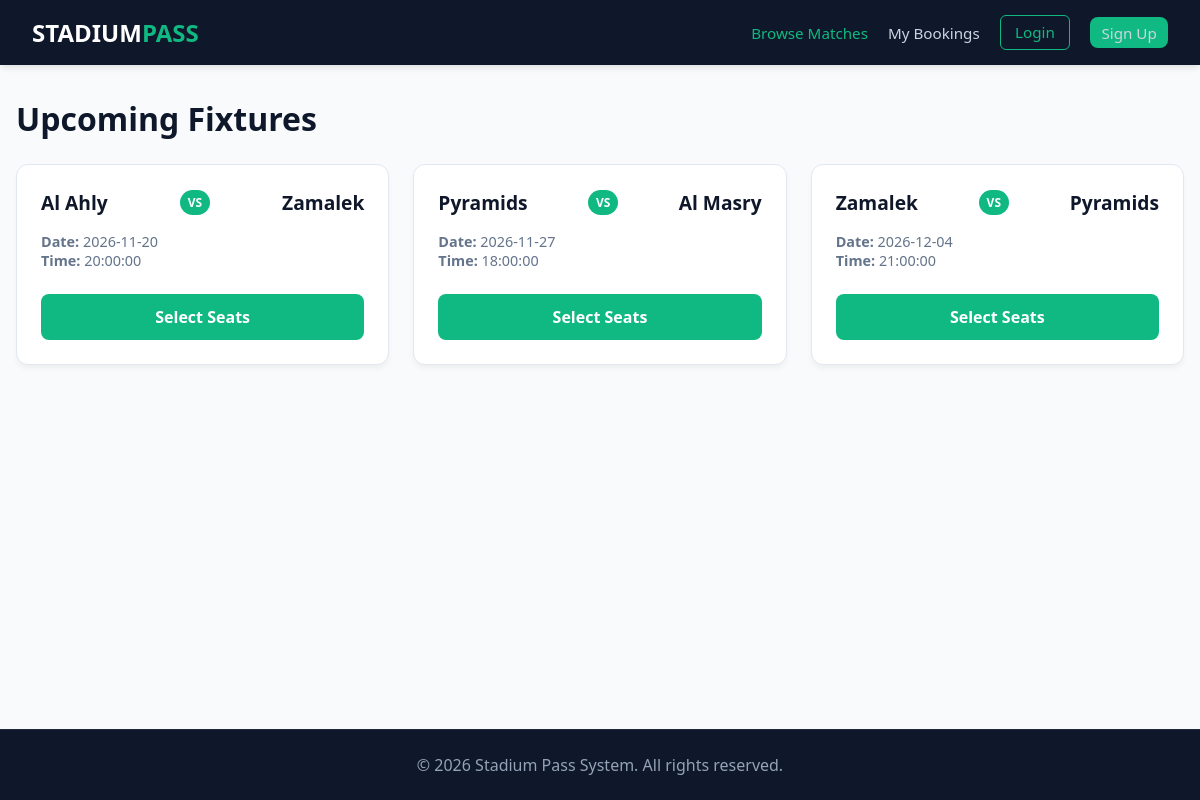
The page /booking.php?action=matches on the database its author committed.
### tables this page shows
CREATE TABLE matches (
  id INT AUTO_INCREMENT PRIMARY KEY,
  home_team_id INT NOT NULL,
  away_team_id INT NOT NULL,
  match_date DATE NOT NULL,
  match_time TIME NOT NULL,
  status ENUM('upcoming','finished','cancelled') NOT NULL DEFAULT 'upcoming',
  FOREIGN KEY (home_team_id) REFERENCES teams(id),
  FOREIGN KEY (away_team_id) REFERENCES teams(id)
);

CREATE TABLE teams (
  id INT AUTO_INCREMENT PRIMARY KEY,
  name VARCHAR(100) NOT NULL
);

### booking.php (the view, shortened to what this page needs)
<?php
require_once __DIR__ . '/config/db.php';
$action = $_GET['action'] ?? 'matches';
require_once __DIR__ . '/includes/header.php';
?>
<?php
if ($action === 'matches'):
    $matches = [];
    if ($pdo) {
        $query = "
          SELECT m.id AS match_id, m.match_date, m.match_time, t1.name AS home_team, t2.name AS away_team
          FROM matches m
          JOIN teams t1 ON m.home_team_id = t1.id
          JOIN teams t2 ON m.away_team_id = t2.id
          WHERE m.status = 'upcoming'
          ORDER BY m.match_date ASC
        ";
        $stmt = $pdo->prepare($query);
        $stmt->execute();
        $matches = $stmt->fetchAll();
    }
?>
  <h1 class="page-title">Upcoming Fixtures</h1>
  <div class="matches-grid">
    <?php if (count($matches) > 0): ?>
      <?php foreach ($matches as $match): ?>
        <div class="match-card">
          <div>
            <div class="teams-vs">
              <span><?= htmlspecialchars($match['home_team']); ?></span>
              <span class="vs-badge">VS</span>
              <span><?= htmlspecialchars($match['away_team']); ?></span>
            </div>
            <div class="match-info">
              <p><strong>Date:</strong> <?= htmlspecialchars($match['match_date']); ?></p>
              <p><strong>Time:</strong> <?= htmlspecialchars($match['match_time']); ?></p>
            </div>
          </div>
          <a href="booking.php?action=seats&match_id=<?= $match['match_id']; ?>" class="btn-primary">
            Select Seats
          </a>
        </div>
      <?php endforeach; ?>
    <?php else: ?>
      <p>No upcoming matches scheduled right now.</p>
    <?php endif; ?>
  </div>
<?php
endif; ?>
<?php require_once __DIR__ . '/includes/footer.php'; ?>

### includes/header.php (shortened to what this page needs)
<?php
$is_staff_dir = (basename(dirname($_SERVER['SCRIPT_NAME'])) === 'staff');
$root_path = $is_staff_dir ? '../' : '';
$current_page = basename($_SERVER['PHP_SELF']);
$role = $_SESSION['role'] ?? 'guest';
$user_display_name = $_SESSION['user_name'] ?? $_SESSION['name'] ?? '';
?>
<!DOCTYPE html>
<html lang="en">
<head>
  <link rel="stylesheet" href="<?= $root_path ?>style.css">
</head>
<body>
  <header class="site-header">
    <div class="nav-container">
      <a href="<?= $root_path ?>index.php" class="brand-logo">STADIUM<span>PASS</span></a>
      <ul class="nav-links">
        <?php if ($role === 'admin'): ?>
          <li><a href="<?= $root_path ?>matches.php" class="<?= $current_page === 'matches.php' ? 'active' : '' ?>">Matches</a></li>
          <li><a href="<?= $root_path ?>sections.php" class="<?= $current_page === 'sections.php' ? 'active' : '' ?>">Sections</a></li>
          <li><a href="<?= $root_path ?>prices.php" class="<?= $current_page === 'prices.php' ? 'active' : '' ?>">Prices</a></li>
          <li><a href="<?= $root_path ?>reports.php" class="<?= $current_page === 'reports.php' ? 'active' : '' ?>">Reports</a></li>
          <li><a href="<?= $root_path ?>booking.php?action=matches">Fan View</a></li>
          <li><a href="<?= $root_path ?>staff/verify.php">Staff Gate</a></li>
        <?php else: ?>
          <li><a href="<?= $root_path ?>booking.php?action=matches" class="<?= ($current_page === 'booking.php' && ($_GET['action'] ?? '') !== 'my_bookings') ? 'active' : '' ?>">Browse Matches</a></li>
          <li><a href="<?= $root_path ?>my_bookings.php" class="<?= $current_page === 'my_bookings.php' ? 'active' : '' ?>">My Bookings</a></li>
        <?php endif; ?>
        <?php if (!empty($_SESSION['user_id'])): ?>
          <li><span class="nav-user">Welcome, <?= htmlspecialchars($user_display_name ?: ucfirst($role)) ?> (<?= ucfirst($role) ?>)</span></li>
          <li><a href="<?= $root_path ?>logout.php" class="btn-nav-outline">Logout</a></li>
        <?php else: ?>
          <li><a href="<?= $root_path ?>login.php" class="btn-nav-outline">Login</a></li>
          <li><a href="<?= $root_path ?>register.php" class="btn btn-small">Sign Up</a></li>
        <?php endif; ?>
      </ul>
    </div>
  </header>
  <main class="main-content">

### includes/footer.php
  </main>
  <footer class="site-footer">
    <p>&copy; <?= date('Y'); ?> Stadium Pass System. All rights reserved.</p>
  </footer>
</body>
</html>

### style.css (style rules this page uses)
:root { --navy: #0f172a; --green: #10b981; --green-hover: #059669; --white: #ffffff; --black: #1e293b; --bg-light: #f8fafc; --border: #e2e8f0; --danger: #ef4444; --warn: #f59e0b; --muted: #64748b; }
* { box-sizing: border-box; margin: 0; padding: 0; font-family: system-ui, -apple-system, Arial, sans-serif; }
body { background: var(--bg-light); color: var(--black); display: flex; flex-direction: column; min-height: 100vh; }
.site-header { background: var(--navy); color: var(--white); padding: 1rem 2rem; box-shadow: 0 4px 6px -1px rgba(0,0,0,.1); }
.nav-container { max-width: 1200px; margin: 0 auto; display: flex; justify-content: space-between; align-items: center; flex-wrap: wrap; gap: .75rem; }
.brand-logo { font-size: 1.5rem; font-weight: 800; color: var(--white); text-decoration: none; }
.brand-logo span { color: var(--green); }
.nav-links { display: flex; gap: 1.25rem; list-style: none; align-items: center; flex-wrap: wrap; }
.nav-links a { color: #cbd5e1; text-decoration: none; font-weight: 500; font-size: .95rem; transition: color .2s; }
.nav-links a:hover, .nav-links a.active { color: var(--green); }
.btn-nav-outline { border: 1px solid var(--green); color: var(--green) !important; padding: .4rem .9rem; border-radius: 6px; font-weight: 600; }
.main-content { max-width: 1200px; width: 100%; margin: 2rem auto; padding: 0 1rem; flex: 1; }
.page-title { font-size: 2rem; font-weight: 800; color: var(--navy); margin-bottom: 1.5rem; }
.btn { display: inline-block; background: var(--green); color: var(--white); border: 0; padding: .6rem 1rem; border-radius: 8px; font-weight: 600; font-size: .95rem; text-decoration: none; cursor: pointer; transition: background .2s; }
.btn-small { padding: .35rem .7rem; font-size: .85rem; }
.site-footer { background: var(--navy); color: #94a3b8; text-align: center; padding: 1.5rem; margin-top: auto; border-top: 1px solid #1e293b; }
.btn-primary { display: block; width: 100%; background: var(--green); color: var(--white); border: none; padding: 0.75rem 1rem; border-radius: 8px; font-weight: 600; text-align: center; text-decoration: none; cursor: pointer; transition: background 0.2s; }
.matches-grid { display: grid; grid-template-columns: repeat(auto-fill, minmax(300px, 1fr)); gap: 1.5rem; }
.match-card { background: var(--white); border-radius: 12px; border: 1px solid var(--border); padding: 1.5rem; display: flex; flex-direction: column; justify-content: space-between; box-shadow: 0 4px 6px -1px rgba(0,0,0,0.05); }
.teams-vs { display: flex; justify-content: space-between; align-items: center; font-weight: 700; font-size: 1.2rem; color: var(--navy); margin-bottom: 1rem; }
.vs-badge { background: var(--green); color: var(--white); font-size: 0.75rem; padding: 0.25rem 0.5rem; border-radius: 9999px; }
.match-info { color: #64748b; font-size: 0.9rem; margin-bottom: 1.5rem; }

### rows shown on the page
matches: home_team.name "Al Ahly", away_team.name "Zamalek", match_date "2026-11-20", match_time "20:00:00"
matches: home_team.name "Pyramids", away_team.name "Al Masry", match_date "2026-11-27", match_time "18:00:00"
matches: home_team.name "Zamalek", away_team.name "Pyramids", match_date "2026-12-04", match_time "21:00:00"
